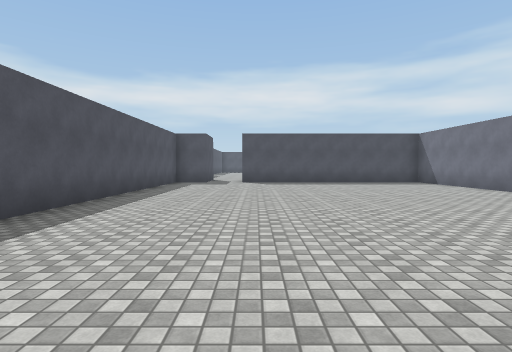
View 1 (above)

16 first-person views from a walk through a scene from a Unity 3-D project. The camera is 1.4 m above the floor, tilts 2° down and sees 80° across. The floor is counted in squares, 2 m on a side. Each view is taken from the middle of a square. On the plan, view 1 faces up. The plan holds only what a view shows up to about 10 squares ahead; the rest is blank. The place goes on beyond the plan. Surface patterns are stand-ins for the level's own textures.

View 2
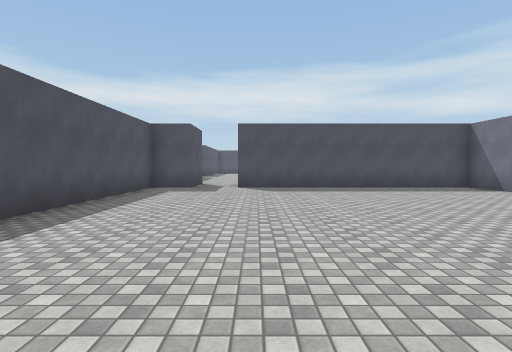

View 3
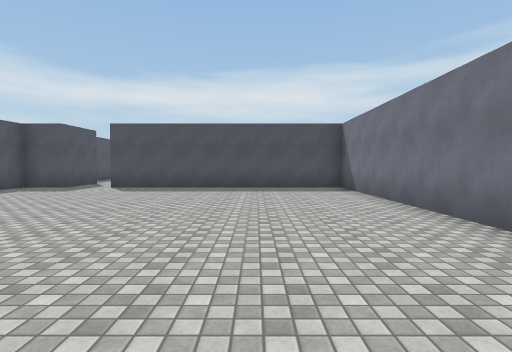

View 4
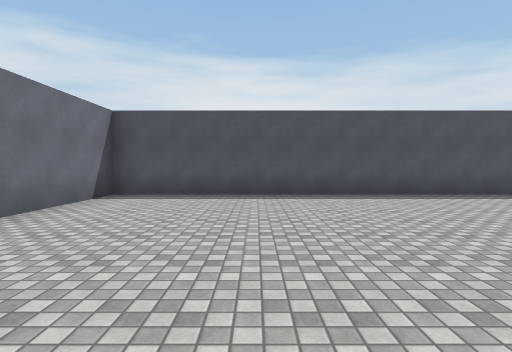

View 5
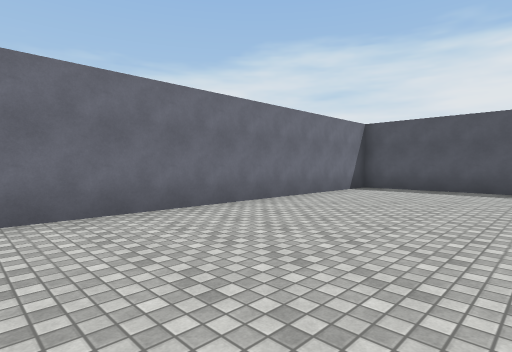

View 6
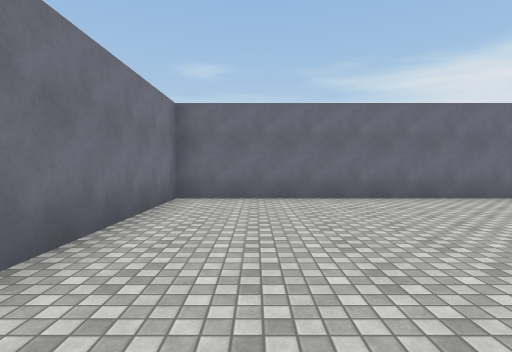

View 7
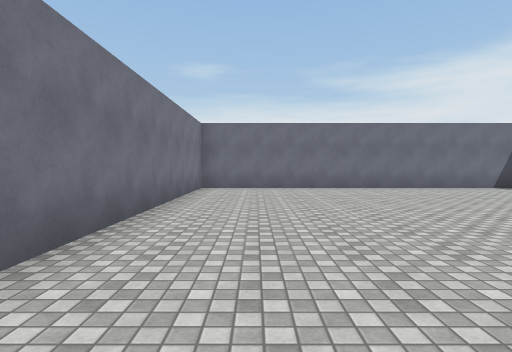

View 8
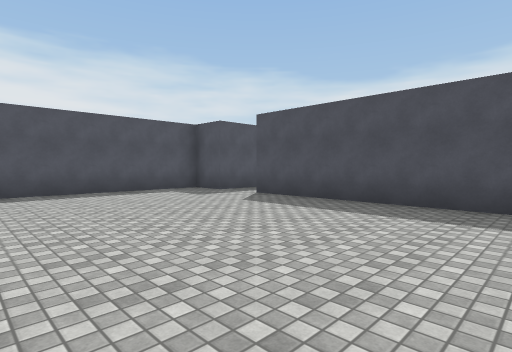

View 9
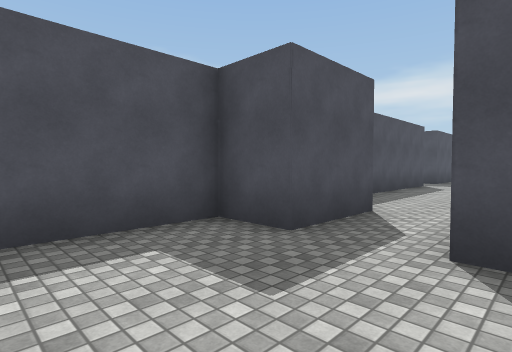

View 10
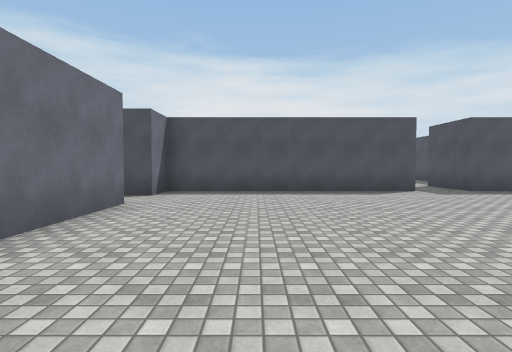

View 11
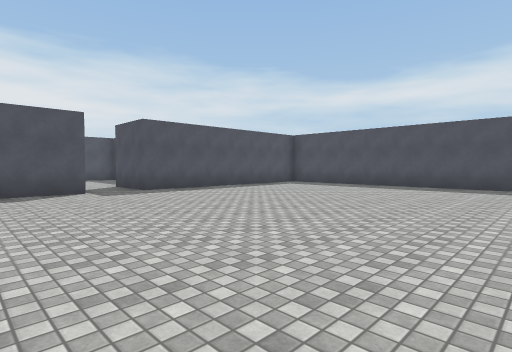

View 12
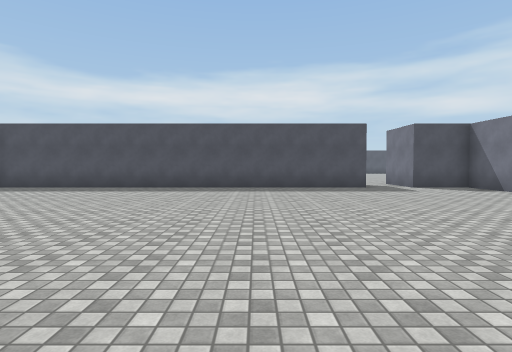

View 13
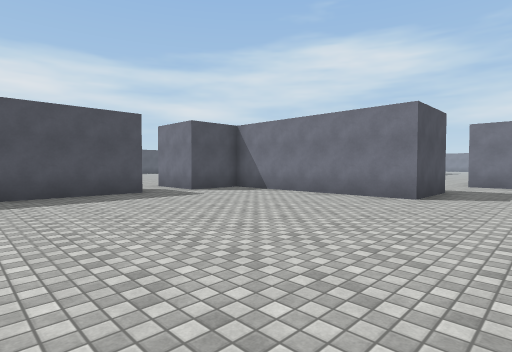

View 14
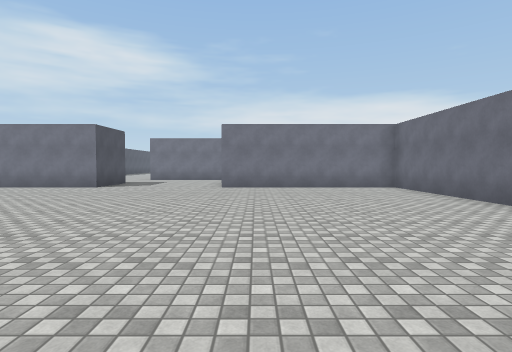

View 15
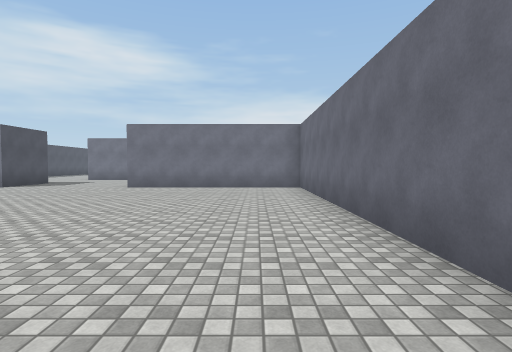

View 16
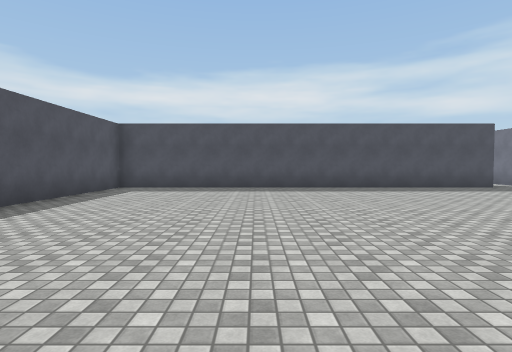

### Floor plan
Points are (right, up) in squares from view 1. A wall is a line through its corners. A room is listed if a view was taken in it or the views show most of it. See-through windows are left out.
Room 1 (views 1, 2, 3, 4, 5, 6, 7, 8, 9)
walls: (-2, 12.6) (-3.3, 12.6) (-3.3, -2.4) (6.7, -2.4) (6.7, 12.6) (-0.6, 12.6)
ways out: opening at (-1, 13.5) to room 2
Room 2 (views 10, 11, 12, 13, 14, 15, 16)
walls: (-3.3, 21.4) (-3.3, 14.6) (-2, 14.6) (-2, 12.6); (-0.6, 14.6) (11.7, 14.6) (11.7, 20.1); (8.5, 29.6) (-3.3, 29.6) (-3.3, 22.8) (-5.4, 22.8); (13.5, 24.1) (11.7, 24.1) (11.7, 29.6) (9.9, 29.6) (9.9, 31.2)
ways out: opening at (-1, 13.5) to room 1; opening at (-4.5, 22)

Where each view was taken, in squares from view 1:
view 1: 0 up, 0 right, facing up
view 2: 3 up, 0 right, facing up
view 3: 3 up, 4 right, facing up
view 4: 1 up, 4 right, facing left
view 5: 2 up, 6 right, facing down-left
view 6: 4 up, 5 right, facing down
view 7: 7 up, 5 right, facing down
view 8: 7 up, 5 right, facing up-left
view 9: 10 up, 0 right, facing up-left
view 10: 17 up, 5 right, facing left
view 11: 19 up, 5 right, facing up-left
view 12: 20 up, 5 right, facing up
view 13: 22 up, 5 right, facing up-right
view 14: 19 up, 2 right, facing right
view 15: 16 up, 2 right, facing right
view 16: 20 up, 1 right, facing up
